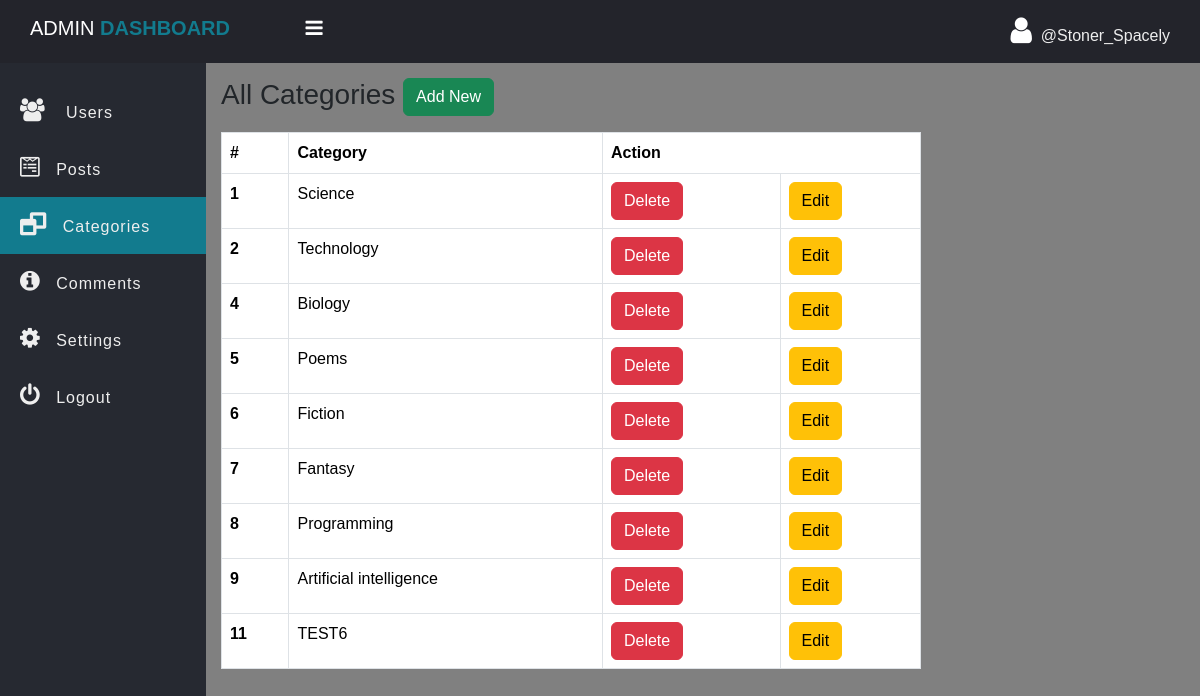
The app's page /admin/category.php (signed in) with its own data.
### tables this page shows
CREATE TABLE `category` (
  `id` int(11) NOT NULL,
  `category` varchar(127) NOT NULL
);

### admin/data/category.php (called while the page is built, shortened)
<?php
function getAll($conn) {
    $sql = "SELECT * FROM category";
    $stmt = $conn->prepare($sql);
    $stmt->execute();
    if ($stmt->rowCount() >= 1) {
        $data = $stmt->fetchAll();
        return $data;
    } else {
        return 0;
    }
}

### admin/category.php (the view, shortened to what this page needs)
<?php
if (isset($_SESSION['admin_id']) && isset($_SESSION['username'])) {
 ?>
<!DOCTYPE html>
<html>
<head>
	<link rel="stylesheet" href="https://stackpath.bootstrapcdn.com/font-awesome/4.7.0/css/font-awesome.min.css">
    <link href="https://cdn.jsdelivr.net/npm/bootstrap@5.3.3/dist/css/bootstrap.min.css" rel="stylesheet">
	<link rel="stylesheet" href="../css/side-bar.css">
	<link rel="stylesheet" href="../css/style.css">
</head>
<body>
	<?php
        include "inc/side-nav.php";
		include_once("data/category.php");
		include_once("../db_conn.php");
		$categories = getAll($conn);
    ?>
    <div class="main-table">
		<h3 class="mb-3">All Categories
			<a href="category-add.php" class="btn btn-success">Add New</a></h3>
		<?php if ($categories != 0) { ?>
		<table class="table t1 table-bordered">
			<thead>
				<tr>
					<th scope="col">#</th>
					<th scope="col">Category</th>
					<th scope="col" colspan="2">Action</th>
				</tr>
			</thead>
			<tbody>
				<?php foreach ($categories as $category) { ?>
				<tr>
					<th scope="row"><?=$category['id'] ?></th>
					<td><?=$category['category'] ?></td>
					<td>
						<a href="category-delete.php?id=<?=$category['id'] ?>"
                        class="btn btn-danger">Delete</a>
				</td>
				<td>
                        <a href="category-edit.php?id=<?=$category['id'] ?>"
                        class="btn btn-warning">Edit</a>
					</td>
				</tr>
				<?php } ?>
			</tbody>
		</table>
		<?php }else{ ?>
			<div class="alert alert-warning">
				Empty!
			</div>
		<?php } ?>
	</div>
	</section>
	</div>
</body>
</html>
<?php }else {
	header("Location: ../admin-login.php");
	exit;
} ?>

### css/side-bar.css (style rules this page uses)
* { padding: 0; margin: 0; box-sizing: border-box; font-family: arial, sans-serif; }

### css/style.css (style rules this page uses)
body { overflow-y: scroll; background-color: gray; }
.main-table .t1 { width: 90%; max-width: 700px; }

### records on screen
category: id "1", category "Science"
category: id "2", category "Technology"
category: id "4", category "Biology"
category: id "5", category "Poems"
category: id "6", category "Fiction"
category: id "7", category "Fantasy"
category: id "8", category "Programming"
category: id "9", category "Artificial intelligence"
category: id "11", category "TEST6"

### other values on screen
$_SESSION['username'] "Stoner_Spacely"
